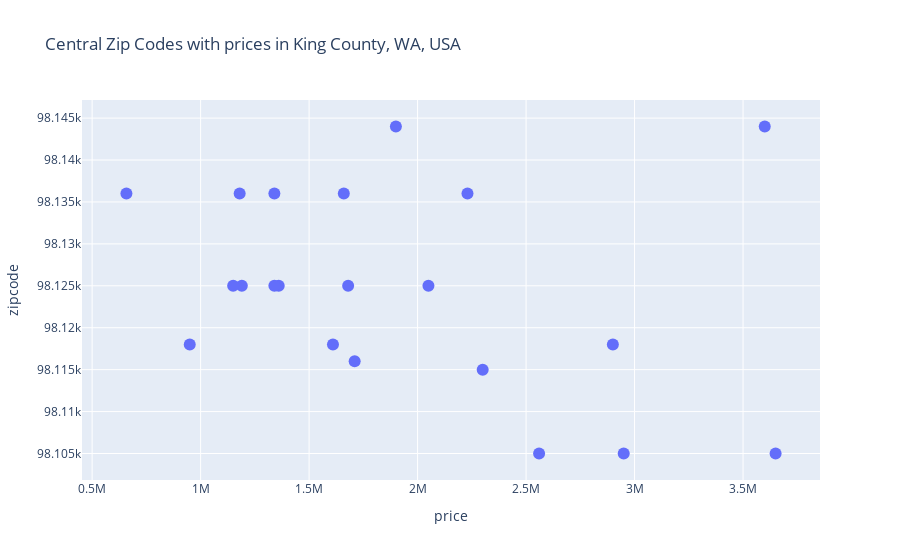

Notebook source saved alongside this figure:
### Markdown cell above
There is no waterfront lot in central location with limited budget (<=500k $US).

### Code cell
# exclude the budget and only take waterfront access and central zipcode
df_central = df.query("zipcode <= 98144 and zipcode >= 98105 and waterfront == True")

fig = px.scatter(df_central, x='price', y=str('zipcode'),
                 title='Central Zip Codes with prices in King County, WA, USA',
                 labels={'Central': 'Central Zip Code'})

# Customize the color scale
fig.update_traces(marker=dict(size=12),
                  selector=dict(type='scatter', mode='markers'))

fig.show()

### Figure 1 — Plotly figure (JSON) as saved in the notebook; plotly's stock layout.template omitted (floating-point values rounded to 4 significant figures)
{"data": [{"hovertemplate": "price=%{x}<br>zipcode=%{y}<extra></extra>", "legendgroup": "", "marker": {"color": "#636efa", "size": 12, "symbol": "circle"}, "mode": "markers", "name": "", "orientation": "v", "showlegend": false, "type": "scatter", "x": [3600000, 1710000, 2900000, 1340000, 3650000, 949950, 1360000, 1190000, 1660000, 1180000, 2560000, 2300000, 1900000, 2230000, 1610000, 658000, 1340000, 2050000, 2950000, 1680000, 1150000], "xaxis": "x", "y": [98144, 98116, 98118, 98136, 98105, 98118, 98125, 98125, 98136, 98136, 98105, 98115, 98144, 98136, 98118, 98136, 98125, 98125, 98105, 98125, 98125], "yaxis": "y"}], "layout": {"legend": {"tracegroupgap": 0}, "title": {"text": "Central Zip Codes with prices in King County, WA, USA"}, "xaxis": {"anchor": "y", "domain": [0, 1], "title": {"text": "price"}}, "yaxis": {"anchor": "x", "domain": [0, 1], "title": {"text": "zipcode"}}}}
